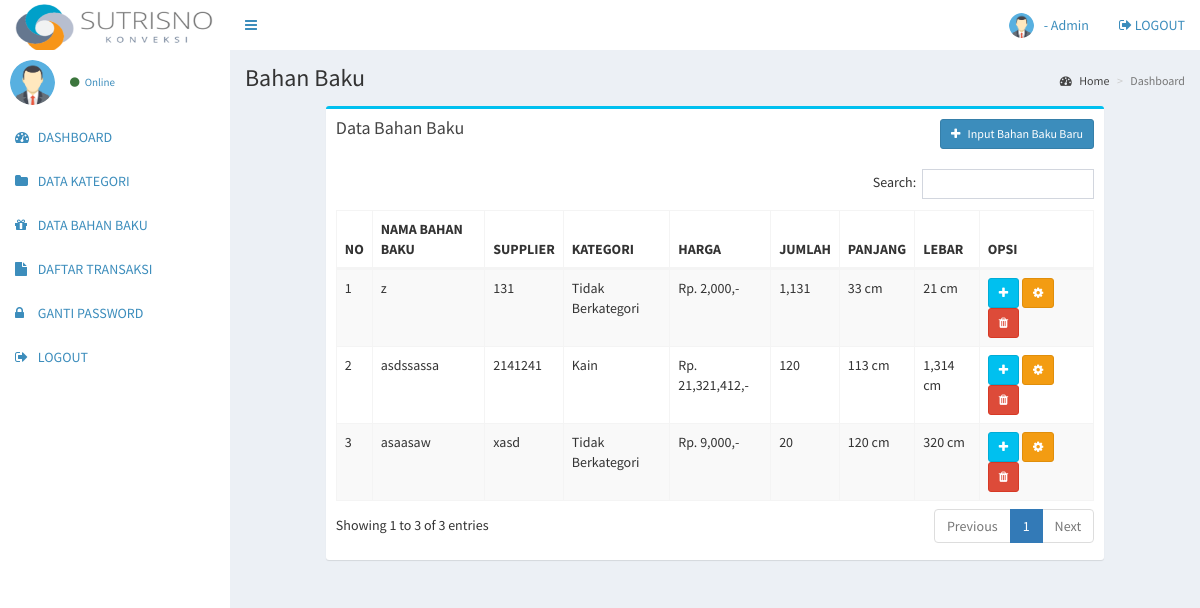
Page /admingudang/produk.php (signed in) on the committed database.
### tables this page shows
CREATE TABLE `bahanbaku` (
  `bahanbaku_id` int NOT NULL,
  `bahanbaku_kategori` int NOT NULL,
  `bahanbaku_nama` varchar(255) NOT NULL,
  `bahanbaku_harga` int NOT NULL,
  `bahanbaku_jumlah` int NOT NULL,
  `bahanbaku_panjang` int NOT NULL,
  `bahanbaku_lebar` int NOT NULL,
  `bahanbaku_suplier` varchar(100) NOT NULL
);

CREATE TABLE `kategori2` (
  `kategori_id` int NOT NULL,
  `kategori_nama` varchar(255) NOT NULL
);

### admingudang/produk.php (the view)
<?php include 'header.php'; ?>
<div class="content-wrapper">
  <section class="content-header">
    <h1>
      Bahan Baku
    </h1>
    <ol class="breadcrumb">
      <li><a href="#"><i class="fa fa-dashboard"></i> Home</a></li>
      <li class="active">Dashboard</li>
    </ol>
  </section>
  <section class="content">
    <div class="row">
      <section class="col-lg-10 col-lg-offset-1">
        <div class="box box-info">
          <div class="box-header">
            <h3 class="box-title">Data Bahan Baku</h3>
            <a href="produk_tambah.php" class="btn btn-primary btn-sm pull-right"><i class="fa fa-plus"></i> &nbsp Input Bahan Baku Baru</a>
          </div>
          <div class="box-body">
            <div class="table-responsive">
              <table class="table table-bordered table-striped" id="table-datatable">
                <thead>
                  <tr>
                    <th width="1%">NO</th>
                    <th>NAMA BAHAN BAKU</th>
                    <th>SUPPLIER</th>
                    <th>KATEGORI</th>
                    <th>HARGA</th>
                    <th>JUMLAH</th>
                    <th>PANJANG</th>
                    <th>LEBAR</th>
                    <th width="15%">OPSI</th>
                  </tr>
                </thead>
                <tbody>
                  <?php
                  include '../koneksi.php';
                  $no=1;
                  $data = mysqli_query($koneksi,"SELECT * FROM bahanbaku,kategori2 where kategori_id=bahanbaku_kategori order by bahanbaku_id desc");
                  while($d = mysqli_fetch_array($data)){
                    ?>
                    <tr>
                      <td><?php echo $no++; ?></td>
                      <td><?php echo $d['bahanbaku_nama']; ?></td>
                      <td><?php echo $d['bahanbaku_suplier']; ?></td>
                      <td><?php echo $d['kategori_nama']; ?></td>
                      <td><?php echo "Rp. ".number_format($d['bahanbaku_harga']).",-"; ?></td>
                      <td><?php echo number_format($d['bahanbaku_jumlah']); ?></td>
                      <td><?php echo number_format($d['bahanbaku_panjang']); ?> cm</td>
                      <td><?php echo number_format($d['bahanbaku_lebar']); ?> cm</td>
                      <td>
                        <a class="btn btn-info btn-sm m-0" href="produk_tambah_stok.php?id=<?php echo $d['bahanbaku_id'] ?>"><i class="fa fa-plus"></i></a>
                        <a class="btn btn-warning btn-sm" href="produk_edit.php?id=<?php echo $d['bahanbaku_id'] ?>"><i class="fa fa-cog"></i></a>
                        <a class="btn btn-danger btn-sm" href="produk_hapus.php?id=<?php echo $d['bahanbaku_id'] ?>"><i class="fa fa-trash"></i></a>
                      </td>
                    </tr>
                    <?php
                  }
                  ?>
                </tbody>
              </table>
            </div>
          </div>
        </div>
      </section>
    </div>
  </section>
</div>
<?php include 'footer.php'; ?>

### admingudang/header.php (shortened to what this page needs)
<!DOCTYPE html>
<html>
<head>
  <link rel="stylesheet" href="../assets/bower_components/bootstrap/dist/css/bootstrap.min.css">
  <link rel="stylesheet" href="../assets/bower_components/font-awesome/css/font-awesome.min.css">
  <link rel="stylesheet" href="../assets/bower_components/Ionicons/css/ionicons.min.css">
  <link rel="stylesheet" href="../assets/dist/css/AdminLTE.min.css">
  <link rel="stylesheet" href="../assets/bower_components/datatables.net-bs/css/dataTables.bootstrap.min.css">
  <link rel="stylesheet" href="../assets/dist/css/skins/_all-skins.min.css">
  <link rel="stylesheet" href="../assets/bower_components/morris.js/morris.css">
  <link rel="stylesheet" href="../assets/bower_components/jvectormap/jquery-jvectormap.css">
  <link rel="stylesheet" href="../assets/bower_components/bootstrap-datepicker/dist/css/bootstrap-datepicker.min.css">
  <link rel="stylesheet" href="../assets/bower_components/bootstrap-daterangepicker/daterangepicker.css">
  <link rel="stylesheet" href="../assets/plugins/bootstrap-wysihtml5/bootstrap3-wysihtml5.min.css">
  <?php
  include '../koneksi.php';
  ?>
</head>
<body class="hold-transition  sidebar-mini">
  <div class="wrapper">
    <header class="main-header">
      <a href="index.php" class="logo">
        <img src="../frontend/img/logokonveksi.png" width="200" height="50" alt="">
      </a>
      <nav class="navbar navbar-static-top">
        <a href="#" class="sidebar-toggle" data-toggle="push-menu" role="button">
        </a>
        <div class="navbar-custom-menu">
          <ul class="nav navbar-nav">
            <li class="dropdown user user-menu">
              <a href="#" class="dropdown-toggle" data-toggle="dropdown">
                <?php
                $id_admin = $_SESSION['id'];
                $profil = mysqli_query($koneksi,"select * from admin where admin_id='$id_admin'");
                $profil = mysqli_fetch_assoc($profil);
                if($profil['admin_foto'] == ""){
                  ?>
                  <img src="../gambar/sistem/user.png" class="user-image">
                <?php }else{ ?>
                  <img src="../gambar/user/<?php echo $profil['admin_foto'] ?>" class="user-image">
                <?php } ?>
                <span class="hidden-xs"><?php echo $_SESSION['nama_gudang']; ?> - Admin</span>
              </a>
            </li>
            <li>
              <a href="logout.php"><i class="fa fa-sign-out"></i> LOGOUT</a>
            </li>
          </ul>
        </div>
      </nav>
    </header>
    <aside class="main-sidebar">
      <section class="sidebar">
        <div class="user-panel">
          <div class="pull-left image">
            <?php
            $id = $_SESSION['id'];
            $profil = mysqli_query($koneksi,"select * from admin where admin_id='$id'");
            $profil = mysqli_fetch_assoc($profil);
            if($profil['admin_foto'] == ""){
              ?>
              <img src="../gambar/sistem/user.png" class="img-circle">
            <?php }else{ ?>
              <img src="../gambar/user/<?php echo $profil['admin_foto'] ?>" class="img-circle" style="max-height:45px">
            <?php } ?>
          </div>
          <div class="pull-left info">
            <a href="#"><i class="fa fa-circle text-success"></i> Online</a>
          </div>
        </div>
        <ul class="sidebar-menu" data-widget="tree">
          <li>
            <a href="index.php">
              <i class="fa fa-dashboard"></i> <span>DASHBOARD</span>
            </a>
          </li>
          <li>
            <a href="kategori.php">
              <i class="fa fa-folder"></i> <span>DATA KATEGORI</span>
            </a>
          </li>
          <li>
            <a href="produk.php">
              <i class="fa fa-gift"></i> <span>DATA BAHAN BAKU</span>
            </a>
          </li>
          <li>
            <a href="laporan.php">
              <i class="fa fa-file"></i> <span>DAFTAR TRANSAKSI</span>
            </a>
          </li>
          <li>
            <a href="gantipassword.php">
              <i class="fa fa-lock"></i> <span>GANTI PASSWORD</span>
            </a>
          </li>
          <li>
            <a href="logout.php">
              <i class="fa fa-sign-out"></i> <span>LOGOUT</span>
            </a>
          </li>
        </ul>
      </section>
    </aside>

### rows in the picture
bahanbaku: bahanbaku_nama "z", bahanbaku_suplier "131", kategori2.kategori_nama "Tidak Berkategori", bahanbaku_harga "2,000", bahanbaku_jumlah "1,131", bahanbaku_panjang "33", bahanbaku_lebar "21"
bahanbaku: bahanbaku_nama "asdssassa", bahanbaku_suplier "2141241", kategori2.kategori_nama "Kain", bahanbaku_harga "21,321,412", bahanbaku_jumlah "120", bahanbaku_panjang "113", bahanbaku_lebar "1,314"
bahanbaku: bahanbaku_nama "asaasaw", bahanbaku_suplier "xasd", kategori2.kategori_nama "Tidak Berkategori", bahanbaku_harga "9,000", bahanbaku_jumlah "20", bahanbaku_panjang "120", bahanbaku_lebar "320"
